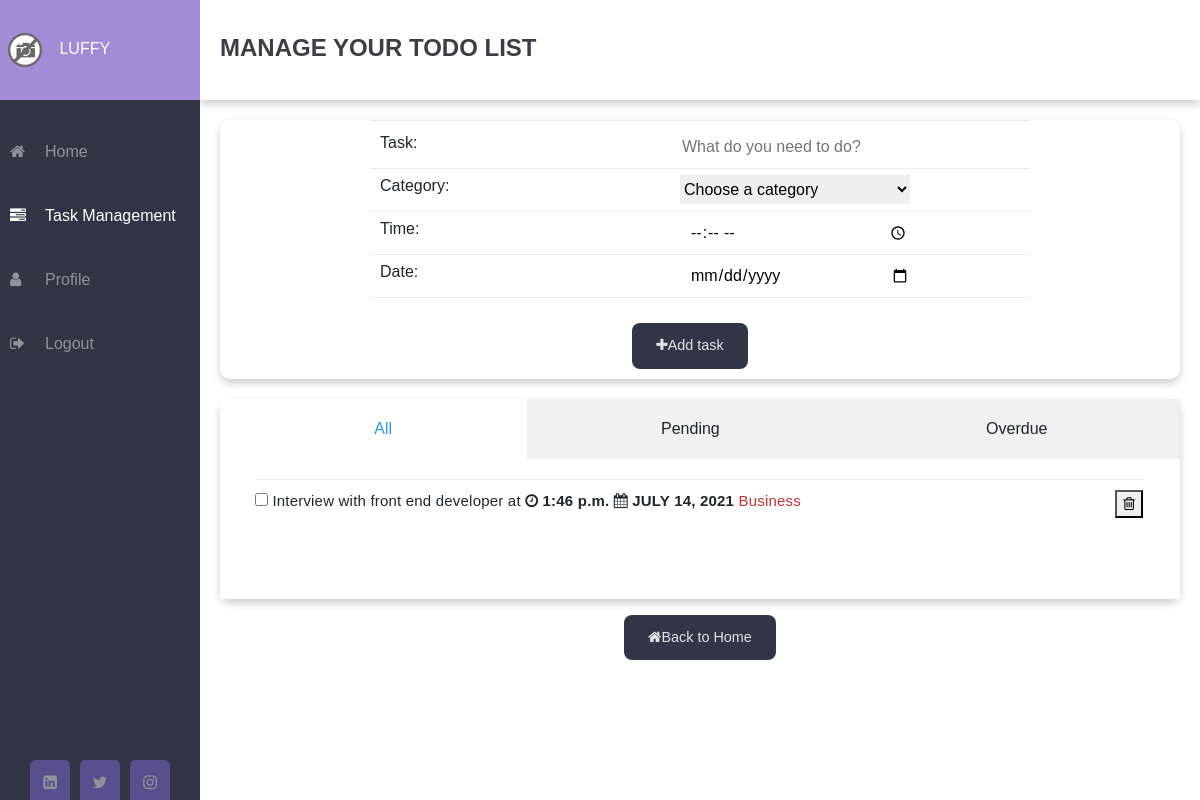
/my_categories/ (signed in), run on the app's committed database.
### profiles/models.py (models this page shows, shortened)
class Profile(models.Model):
    user= models.OneToOneField(User, on_delete=models.CASCADE)
    bio= models.TextField(default='Include bio here....')
    avatar= models.ImageField(upload_to='avatars',default='no_picture.png')
    created= models.DateTimeField(auto_now_add=True)
    updated= models.DateTimeField(auto_now = True)

### todolist/models.py (models this page shows, shortened)
class TodoList(models.Model):
    title = models.CharField(max_length=250)
    content = models.TextField(blank=True, null=True)
    created = models.DateField(default=timezone.now().strftime("%Y-%m-%d"))
    time = models.TimeField(auto_now=False,null=True)
    due_date = models.DateField(default=timezone.now().strftime("%Y-%m-%d"))
    category = models.ForeignKey(Category, default="general", on_delete=models.CASCADE)
    user = models.ForeignKey(User, on_delete=models.SET_NULL, null=True, blank=True)
    class Meta:
        ordering = ["-created"] #ordering by the created field

### category/models.py (models this page shows)
class Category(models.Model):
   name = models.CharField(max_length=100, null=True)
   class Meta:
      verbose_name = ("Category")
      verbose_name_plural = ("Categories")
   def __str__(self):
      return self.name

### category/views.py (the view, shortened to what this page needs)
# urls.py: path('', categories, name='my_categories'),
@login_required
def categories(request):
    user= request.user
    now = timezone.now().strftime("%Y-%m-%d")
    todos = TodoList.objects.filter(user=user)
    categories = Category.objects.all()
    check= None
    context = {
        "DateNow" : now,
        "todos": todos,
        "categories":categories,
        "check":check,
    }
    return render(request, "category/category.html", context)

### category/templates/category/category.html (shortened to what this page needs)
{% extends "todoapp/base.html" %}
{% load static %}
{% load crispy_forms_tags %}
{% block content %}
    <div django-app="TaskManager" class="task_content categories" >
        <div class="">
                <div class="content">
                        <div class="welcome">
                            <span class="welcome-text">Manage Your ToDo List</span>
                        </div>
                    <form class="" action="" method="post">
                            <div class="inputContainer Task">
                                <label for="description">Task:  </label>
                                <input type="text" id="description" class="taskName" placeholder="What do you need to do?" name="description" required>
                            </div>
                            <div class="inputContainer choice ">
                                <label for="category">Category:   </label>
                                <select id="category" class="taskCategory" name="category_select" required>
                                <option class="disabled" value="">Choose a category</option>
                                </select>
                            </div>
                            <div class="inputContainer  time">
                                <label for="Time-allocated">Time:  </label>
                                <input type="time" id="Time-allocated" class="taskTime" name="time" required>
                            </div>
                            <div class="inputContainer  date ">
                                <label for="dueDate">Date: </label>
                                <input type="date" id="dueDate" class="taskDate" name="date" required>
                            </div>
                            <div class="buttons">
                                <button class="taskAdd btn" name="taskAdd" type="submit"><i class="fa fa-plus icon"></i>Add task</button>
                            </div>
                    </form>
                    <form action="" method="post">
                        <div class="tabs effect-1">
                          <span>All</span>
                          <span>Pending</span>
                          <span>Overdue</span>
			            <div class="tab-content">
			            	<section id="tab-item-1">
                                <ul class="taskList">
                                    {% for todo in todos %}
                                    <li class="currentTaskItem">
                                        <input type="checkbox" class="taskCheckbox" name="checkedbox" id="{{ todo.id }}" value="{{ todo.id }}" >
                                        <label for="{{ todo.id }}"><span class="complete-">{{ todo.title }}</span></label>
                                        <span class="taskDone" >at</span>
                                        <strong class="taskDone"><i class="fa fa-clock-o"></i> {{ todo.time }}</strong>
                                        <strong class="taskDatee taskDone"><i class="fa fa-calendar"></i> {{ todo.due_date }}</strong>
                                        <span class="categorypage-{{ todo.category }}">{{ todo.category }}</span>
                                        <button class="taskDelete " name="taskDelete" formnovalidate="" type="submit" ><i class="fa fa-trash-o icon"></i></button>
                                    </li>
                                    {% endfor %}
                                </ul>
			            	</section>
                          </div>
                         </div>
                        </form>
                </div>
        </div>
        <div class="done">
            <a href="{% url 'todolist:my_todos' %}" class="btn btn-primary mt-3"> <i class="fa fa-home"></i>Back to Home </a>
        </div>
    </div>
{% endblock content %}

### templates/todoapp/sidebar.html (shortened to what this page needs)
{% load static %}
{% url 'todolist:my_todos' as path_to_home %}
{% url 'category:my_categories' as path_to_categories %}
{% url 'profiles:my_profile' as path_to_my_profile %}
<div id="mySidebar" class="sidebar">
  <div class="top-sidebar">
    <img src="{{request.user.profile.avatar.url}}" class="avatar-sm">&nbsp;{{request.user}}
  </div>
  <ul>
    <li><a class=" {% if request.path == path_to_home%}active{% endif %}" href="{{path_to_home}}"><i class="fa fa-home"></i>Home</a></li>
    <li><a class=" {% if request.path == path_to_categories%}active{% endif %}" href="{{path_to_categories}}"><i class="fa fa-tasks"></i>Task Management</a></li>
    <li><a class=" {% if request.path == path_to_my_profile%}active{% endif %}" href="{{path_to_my_profile}}"><i class="fa fa-user"></i>Profile</a></li>
    <li><a href="{% url 'logout' %}"><i class="fa fa-sign-out"></i>Logout</a></li>
  </ul>
  <div class="social_media">
    <a href="https://www.linkedin.com/in/faruq-abdulsalam-b2847b160/"><i class="fa fa-linkedin-square"></i></a>
    <a href="https://twitter.com/_Ace_II/"><i class="fa fa-twitter"></i></a>
    <a href="https://www.instagram.com/faruq.t/"><i class="fa fa-instagram"></i></a>
  </div>
</div>

### static/styles.css (style rules this page uses)
*, *:before, *:after { -webkit-box-sizing: border-box; -moz-box-sizing: border-box; box-sizing: border-box; }
body { padding: 0; margin: 0; font-family: 'Nunito', sans-serif; list-style: none; text-decoration: none; min-height: 100vh; overflow-x: hidden; }
ul { list-style-type: none; }
.wrapper .sidebar { width: 200px; height: 100%; background: #313544; padding-left: 0px; padding-right: 0px; padding-bottom: 30px; position: fixed; overflow-x: hidden; }
.wrapper .sidebar .top-sidebar { color: #fff; background: #a48bd5; margin-bottom: 20px; padding: 30px 0px 30px 5px; text-transform: uppercase; }
.wrapper .sidebar ul { padding-left: 0px; }
.wrapper .sidebar ul li { padding: 20px 20px 20px 10px; }
.wrapper .sidebar ul li .active { color: #fff; }
.wrapper .sidebar ul li a { color: #8f939b; display: block; }
.wrapper .sidebar ul li a .fa { width: 35px; }
.wrapper .sidebar .social_media { position: absolute; bottom: 0; left: 50%; transform: translateX(-50%); display: flex; }
.wrapper .sidebar .social_media a { display: block; width: 40px; background: #594f8d; height: 40px; line-height: 45px; text-align: center; margin: 0 5px; color: #8f939b; border-top-left-radius: 5px; border-top-right-radius: 5px; }
.wrapper .main_content, .wrapper .task_content, .wrapper .profile_content { width: 100%; margin-left: 200px; }
.wrapper .main_content .welcome, .wrapper .task_content .welcome, .wrapper .profile_content .welcome { box-shadow: 0 4px 8px 0 rgba(0,0,0,0.2); transition: 0.3s; width: 100%; height:100px; padding: 30px 0px 0px 20px; margin-bottom: 20px; }
.welcome-text { color: #3d3d46; text-transform: uppercase; font-size: 1.5rem; font-weight: bold; }
.taskAdd { margin-bottom:10px; margin-right: 20px; }
.buttons { text-align:center; margin-bottom: 20px; }
.done { text-align: center; margin-bottom: 10px; }
.taskDelete { float: right; margin-right: 2px; }
.taskList { padding: 0 15px; padding-bottom: 5px; }
.currentTaskItem, .overdueTaskItem { border-top: 1px solid #ebecf0; padding: 10px 0; font-size: 15px; letter-spacing: 0.2px; }
.taskList .taskDatee { text-transform: uppercase; }
.taskDate, .taskTime { width:230px; padding-left: 10px; margin-left: 30px; border: none; margin-right: 120px; }
.taskCategory { width:230px; height: 30px; border: none; margin-right: 120px; }
.categoryy-Business, .categorypage-Business { color: #C13434; }
.avatar-sm { height: 40px; width: 40px; border-radius: 50%; margin-right: 10px; }
.btn { color: #e2e1e6; background-color: rgb(50, 54, 71); padding: .75rem 1.5rem; border-radius: .5rem; text-decoration: none; font-size: .9rem; outline: none; border: none; cursor: pointer; }
#description { width: 350px; margin-left: 30px; border: none; }
.inputContainer { border-top: 1px solid #ebecf0; padding-bottom: 5px; padding-top: 5px; padding-left: 10px; margin-left: 150px; margin-right: 150px; display: flex; justify-content: space-between; }
.content form { box-shadow: 0 4px 8px 0 rgb(0 0 0 / 20%); margin: 0px 20px; border-radius: 10px; }
.categories .time { padding-bottom: 5px; }
.categories .date { border-bottom: 1px solid #ebecf0; padding-bottom: 5px; margin-bottom: 25px; }
form .Task { padding-top: 10px; }
form { border-radius: .5rem; margin-bottom: 10px; margin-left: 20px; margin-right: 20px; }
.tabs { background: #fff; position: relative; }
.tabs > input, .tabs > span { width: 20%; height: 60px; line-height: 60px; position: absolute; top: 0; }
.tabs > span { background: #f0f0f0; text-align: center; overflow: hidden; }
.tabs > span i, .tabs > span { -webkit-transition: all .5s; -moz-transition: all .5s; -o-transition: all .5s; transition: all .5s; }
.tabs > input:checked + span { background: #fff; }
.tabs > input:checked + span, .tabs > input:hover + span { color: #3498DB; }
#tab-1, #tab-1 + span { left: 0; width:34%; }
#tab-2, #tab-2 + span { left: 32%; width:34%; }
#tab-3, #tab-3 + span { left: 66%; width:34%; }
.tab-content { padding: 80px 20px 20px; width: 100%; min-height: 200px; }
.tab-content section { width: 100%; display: none; }
#tab-1:checked ~ .tab-content #tab-item-1 { display: block; }
.effect-1 > input:checked + span { background: #fff; }

### data on the page
TodoList: title "Interview with front end developer", time "1:46 p.m.", due_date "JULY 14, 2021", category "Business"

### other printed values
{{ request.user }} "LUFFY"
